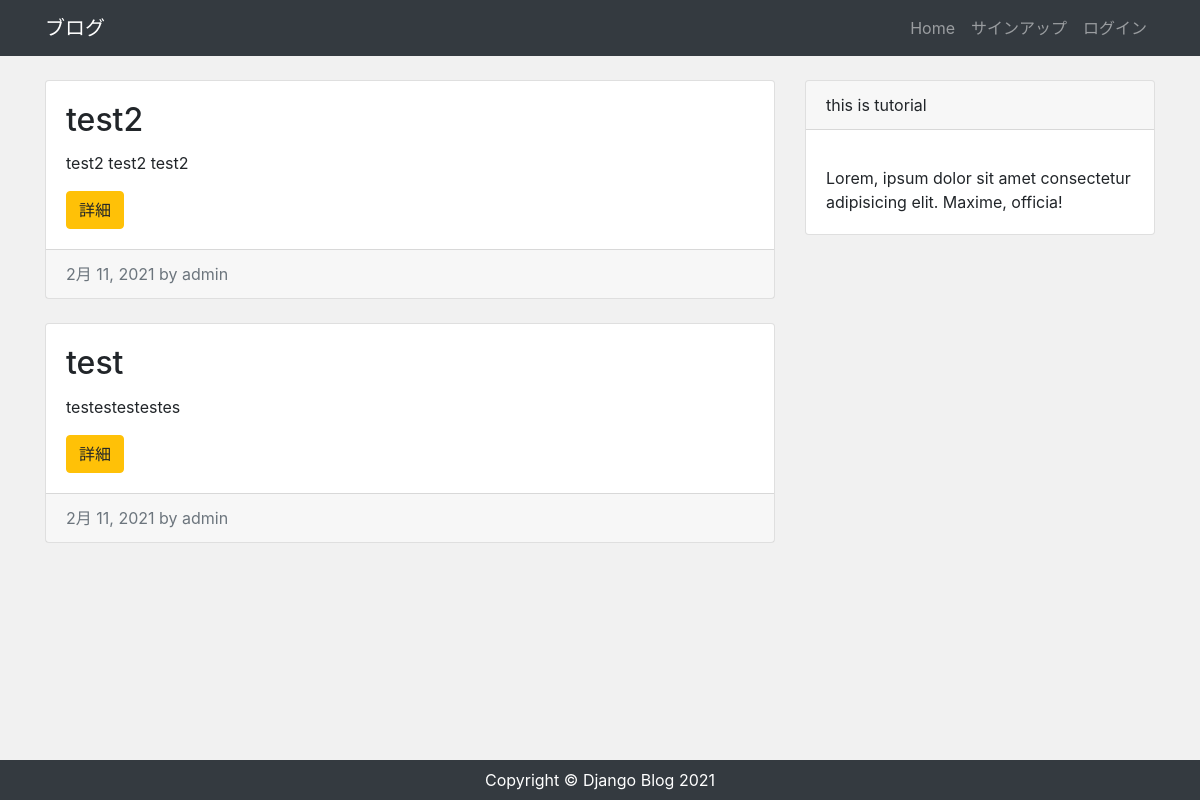
Before: / with the older database file.
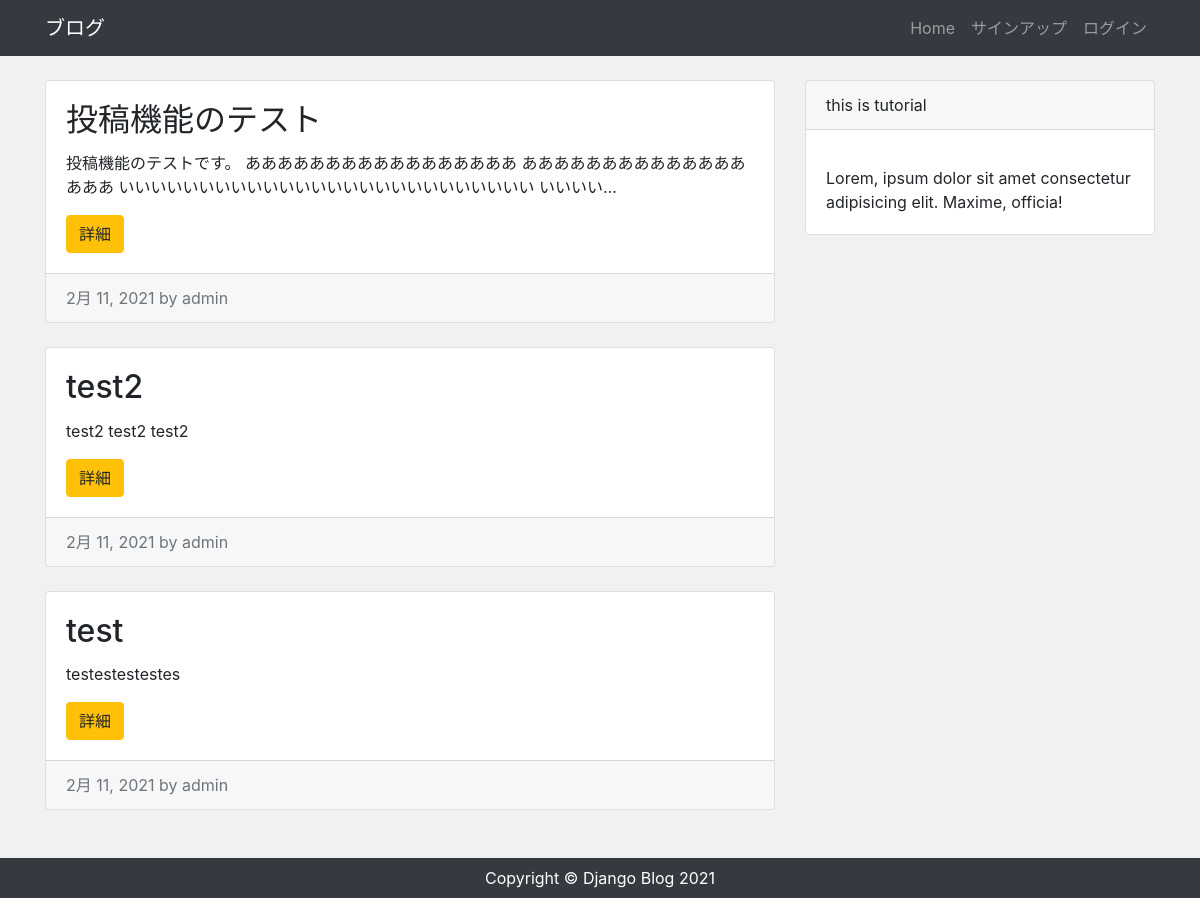
After: the same page with the newer database file.
### app/models.py (models this page shows, shortened)
class Post(models.Model):
  author = models.ForeignKey(settings.AUTH_USER_MODEL, on_delete=models.CASCADE)
  title = models.CharField('タイトル',max_length=200)
  content = models.TextField('本文')
  created = models.DateTimeField('作成日', default=timezone.now)

### app/views.py (the view)
# urls.py: path('',views.IndexView.as_view(),name='index'),
class IndexView(View):
  def get(self,request,*args,**kwargs):
    post_data = Post.objects.order_by('-id')
    return render(request, 'app/index.html', {
      'post_data': post_data
    })

### app/templates/app/index.html (shortened to what this page needs)
{% extends 'app/base.html' %}
{% block content %}
<div class="row my-4">
  <div class="col-md-8">
    {% for post in post_data %}
    <div class="card mb-4">
      <div class="card-body">
        <h2 class="card-title">{{ post.title }}</h2>
        <p class="card-text">{{ post.content|truncatechars:100 }}</p>
        <div class="btn btn-warning">詳細</div>
      </div>
      <div class="card-footer text-muted">
        {{ post.created|date }} by {{ post.author }}
      </div>
    </div>
    {% endfor %}
  </div>
  <div class="col-md-4">
    <div class="card">
      <div class="card-header">this is tutorial</div>
      <div class="card-body">
        <p class="mb-0">Lorem, ipsum dolor sit amet consectetur adipisicing elit. Maxime, officia!</p>
      </div>
    </div>
  </div>
</div>
{% endblock %}

Changed rows visible on the page:
added Post: title "投稿機能のテスト", content "投稿機能のテストです。 あああああああああああああああああ あああああああああああああああああ いいいいいいいいいいいいいいいいいいいいいいいいいい いいいい…", created "2月 11, 2021", author "admin"
